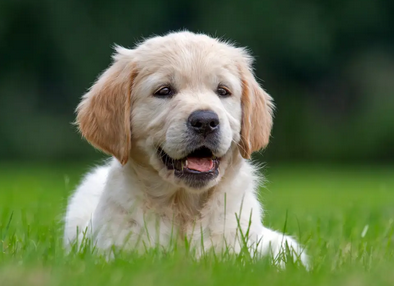
//> input picture sample_dog.png, 394 x 286 px
$ ./main   (built with g++ and OpenCV 4)
//> lines starting //> are read from the running program, lines starting //| are printed output that depends on the picture
#include <iostream>
#include <opencv2/opencv.hpp>

using namespace cv;
using namespace std;

int main() {
    // Read in image
    string imagePath = "/Users/jasonadam/github/opencv-cv1/sample_dog.png";
    Mat image = imread(imagePath, IMREAD_COLOR);
//> image is the input picture: 286 rows x 394 cols, CV_8UC3; mean B, G, R 72.1, 107.9, 93.5
    Mat channel[3];

    // Print Image metadata
    cout << "image dimensions = " << image.size() << endl;
//| image dimensions = [394 x 286]
    cout << "number of channels =" << image.channels();
//| number of channels =3

    // Create Windows
    namedWindow("Red", 1);
    namedWindow("Green", 1);
    namedWindow("Blue", 1);

    // Split
    split(image, channel);
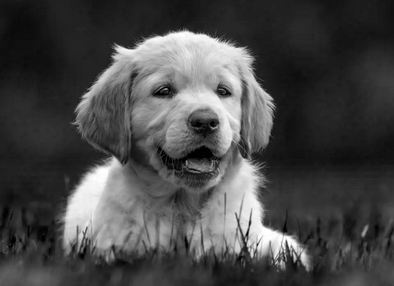
//> channel[0]: 286 rows x 394 cols, CV_8UC1; min 0, max 255, mean 72.1
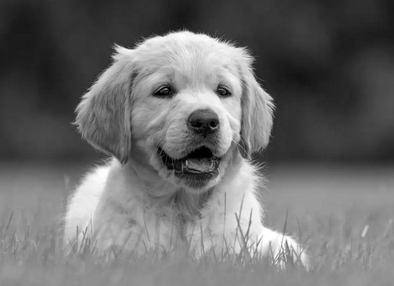
//> channel[1]: 286 rows x 394 cols, CV_8UC1; min 0, max 255, mean 107.9
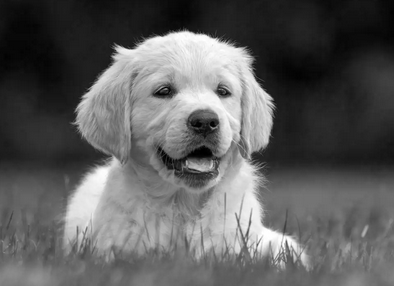
//> channel[2]: 286 rows x 394 cols, CV_8UC1; min 0, max 255, mean 93.5

    // Display
    imshow("Blue", channel[0]);
    imshow("Green", channel[1]);
    imshow("Red", channel[2]);

    // Cleanup
    waitKey(0);
    destroyAllWindows();
}
